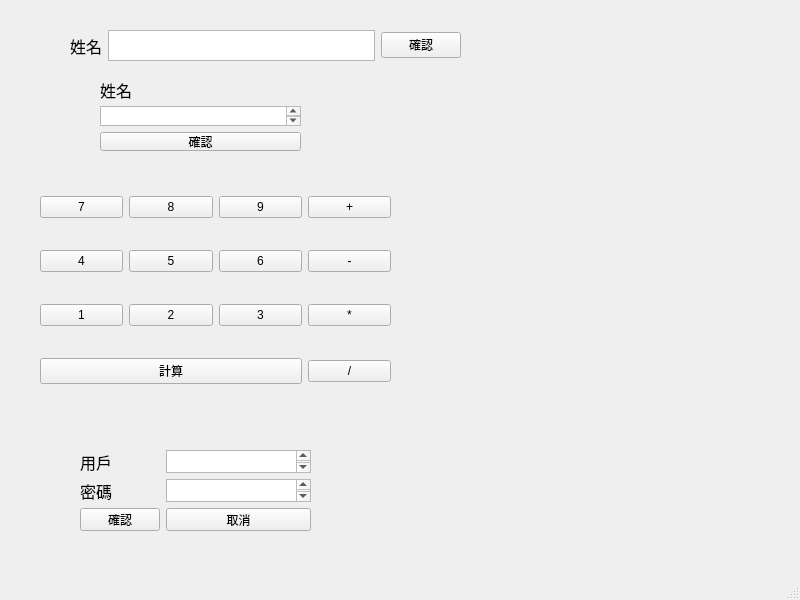
<?xml version="1.0" encoding="UTF-8"?>
<ui version="4.0">
 <class>LayoutWin</class>
 <widget class="QMainWindow" name="LayoutWin">
  <property name="geometry">
   <rect>
    <x>0</x>
    <y>0</y>
    <width>800</width>
    <height>600</height>
   </rect>
  </property>
  <property name="windowTitle">
   <string>MainWindow</string>
  </property>
  <widget class="QWidget" name="centralwidget">
   <widget class="QWidget" name="verticalLayoutWidget">
    <property name="geometry">
     <rect>
      <x>100</x>
      <y>80</y>
      <width>201</width>
      <height>71</height>
     </rect>
    </property>
    <layout class="QVBoxLayout" name="verticalLayout">
     <item>
      <widget class="QLabel" name="name_label_2">
       <property name="font">
        <font>
         <pointsize>12</pointsize>
        </font>
       </property>
       <property name="text">
        <string>姓名</string>
       </property>
      </widget>
     </item>
     <item>
      <widget class="QTextEdit" name="input_name_2"/>
     </item>
     <item>
      <widget class="QPushButton" name="check_2">
       <property name="text">
        <string>確認</string>
       </property>
      </widget>
     </item>
    </layout>
   </widget>
   <widget class="QWidget" name="horizontalLayoutWidget">
    <property name="geometry">
     <rect>
      <x>70</x>
      <y>30</y>
      <width>391</width>
      <height>31</height>
     </rect>
    </property>
    <layout class="QHBoxLayout" name="horizontalLayout">
     <item>
      <widget class="QLabel" name="name_label_1">
       <property name="font">
        <font>
         <pointsize>12</pointsize>
        </font>
       </property>
       <property name="text">
        <string>姓名</string>
       </property>
      </widget>
     </item>
     <item>
      <widget class="QTextEdit" name="input_name_1">
       <property name="font">
        <font>
         <pointsize>12</pointsize>
        </font>
       </property>
      </widget>
     </item>
     <item>
      <widget class="QPushButton" name="check_1">
       <property name="text">
        <string>確認</string>
       </property>
      </widget>
     </item>
    </layout>
   </widget>
   <widget class="QWidget" name="gridLayoutWidget">
    <property name="geometry">
     <rect>
      <x>40</x>
      <y>170</y>
      <width>351</width>
      <height>241</height>
     </rect>
    </property>
    <layout class="QGridLayout" name="gridLayout">
     <item row="0" column="1">
      <widget class="QPushButton" name="button_8">
       <property name="text">
        <string>8</string>
       </property>
      </widget>
     </item>
     <item row="0" column="2">
      <widget class="QPushButton" name="button_9">
       <property name="text">
        <string>9</string>
       </property>
      </widget>
     </item>
     <item row="2" column="2">
      <widget class="QPushButton" name="button_3">
       <property name="text">
        <string>3</string>
       </property>
      </widget>
     </item>
     <item row="2" column="0">
      <widget class="QPushButton" name="button_1">
       <property name="text">
        <string>1</string>
       </property>
      </widget>
     </item>
     <item row="2" column="1">
      <widget class="QPushButton" name="button_2">
       <property name="text">
        <string>2</string>
       </property>
      </widget>
     </item>
     <item row="1" column="1">
      <widget class="QPushButton" name="button_5">
       <property name="text">
        <string>5</string>
       </property>
      </widget>
     </item>
     <item row="0" column="0">
      <widget class="QPushButton" name="button_7">
       <property name="text">
        <string>7</string>
       </property>
      </widget>
     </item>
     <item row="1" column="0">
      <widget class="QPushButton" name="button_4">
       <property name="text">
        <string>4</string>
       </property>
      </widget>
     </item>
     <item row="1" column="2">
      <widget class="QPushButton" name="button_6">
       <property name="text">
        <string>6</string>
       </property>
      </widget>
     </item>
     <item row="0" column="3">
      <widget class="QPushButton" name="button_add">
       <property name="text">
        <string>+</string>
       </property>
      </widget>
     </item>
     <item row="1" column="3">
      <widget class="QPushButton" name="button_reduce">
       <property name="text">
        <string>-</string>
       </property>
      </widget>
     </item>
     <item row="2" column="3">
      <widget class="QPushButton" name="button_take">
       <property name="text">
        <string>*</string>
       </property>
      </widget>
     </item>
     <item row="3" column="3">
      <widget class="QPushButton" name="button_divide">
       <property name="text">
        <string>/</string>
       </property>
      </widget>
     </item>
     <item row="3" column="0" colspan="3">
      <widget class="QPushButton" name="pushButton_10">
       <property name="text">
        <string>計算</string>
       </property>
      </widget>
     </item>
    </layout>
   </widget>
   <widget class="QWidget" name="formLayoutWidget">
    <property name="geometry">
     <rect>
      <x>80</x>
      <y>450</y>
      <width>231</width>
      <height>81</height>
     </rect>
    </property>
    <layout class="QFormLayout" name="formLayout">
     <item row="0" column="0">
      <widget class="QLabel" name="label_user">
       <property name="font">
        <font>
         <pointsize>12</pointsize>
        </font>
       </property>
       <property name="text">
        <string>用戶</string>
       </property>
      </widget>
     </item>
     <item row="0" column="1">
      <widget class="QTextEdit" name="textEdit"/>
     </item>
     <item row="1" column="0">
      <widget class="QLabel" name="label_password">
       <property name="font">
        <font>
         <pointsize>12</pointsize>
        </font>
       </property>
       <property name="text">
        <string>密碼</string>
       </property>
      </widget>
     </item>
     <item row="1" column="1">
      <widget class="QTextEdit" name="textEdit_2"/>
     </item>
     <item row="2" column="0">
      <widget class="QPushButton" name="button_check3">
       <property name="text">
        <string>確認</string>
       </property>
      </widget>
     </item>
     <item row="2" column="1">
      <widget class="QPushButton" name="button_cancel">
       <property name="text">
        <string>取消</string>
       </property>
      </widget>
     </item>
    </layout>
   </widget>
  </widget>
  <widget class="QMenuBar" name="menubar">
   <property name="geometry">
    <rect>
     <x>0</x>
     <y>0</y>
     <width>800</width>
     <height>21</height>
    </rect>
   </property>
  </widget>
  <widget class="QStatusBar" name="statusbar"/>
 </widget>
 <resources/>
 <connections/>
</ui>
